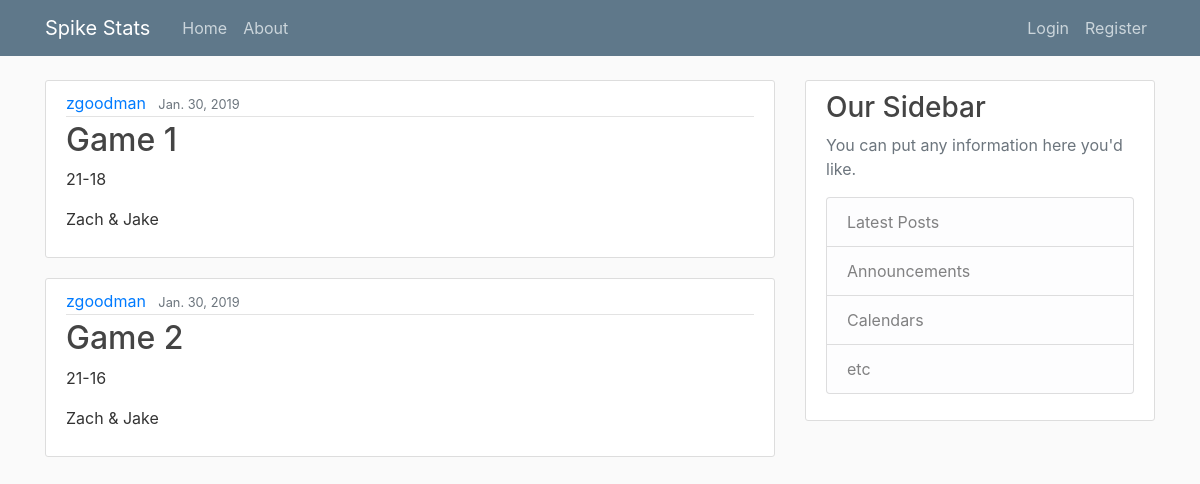
Before: / with the older database file.
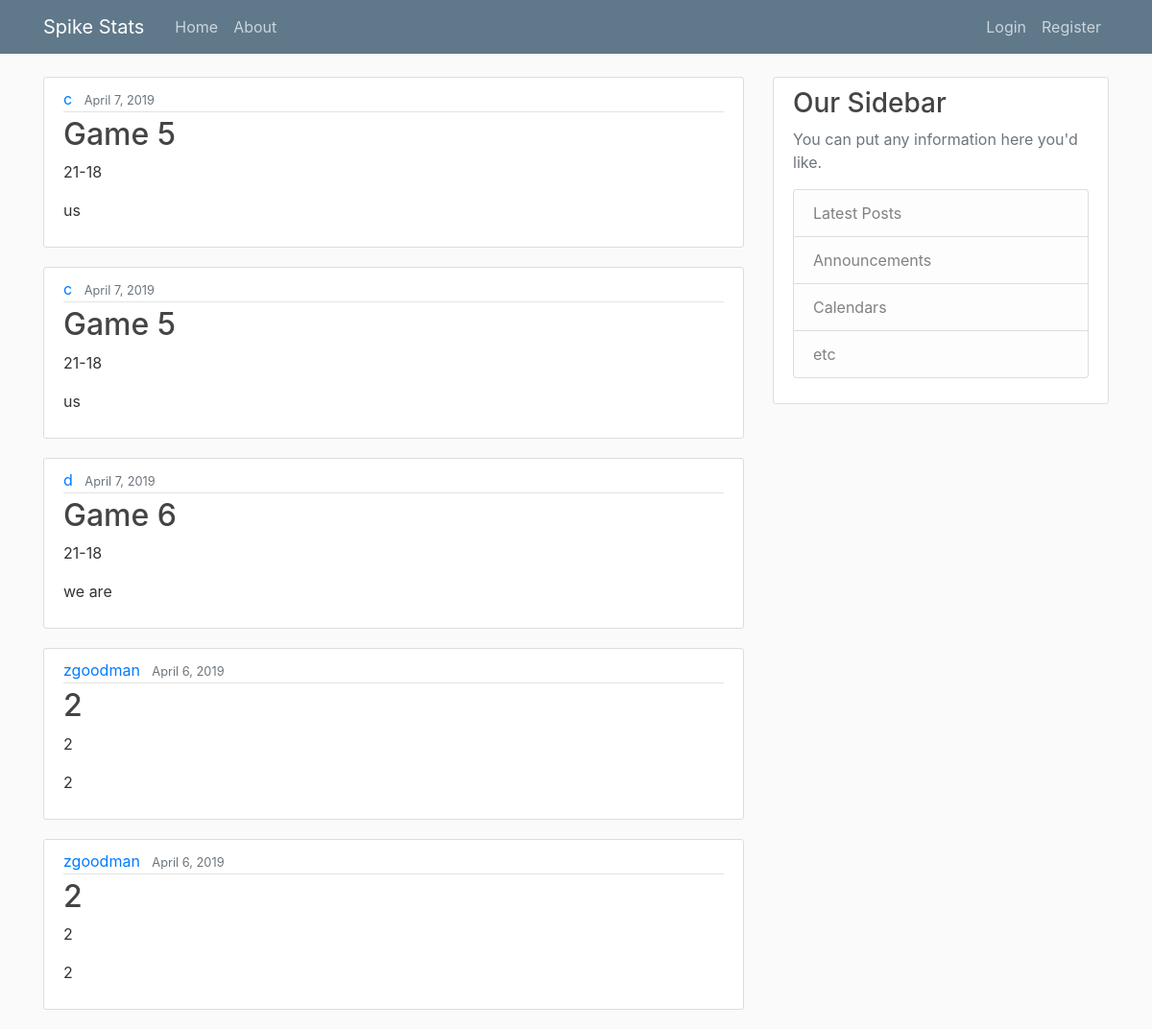
After: the same page with the newer database file.
### spike_stats/models.py (models this page shows, shortened)
class Game(models.Model):
    game = models.CharField(max_length=100, blank=True,null=True)
    score = models.CharField(max_length=10, blank=True,null=True)
    winner = models.CharField(max_length=20, default=None, blank=True,null=True)
    date_played = models.DateField(default=timezone.now)
    creator = models.ForeignKey(User, on_delete=models.CASCADE)
    player1 = models.CharField(max_length=20, blank=True,null=True)
    player2 = models.CharField(max_length=20, blank=True,null=True)
    player3 = models.CharField(max_length=20, blank=True,null=True)
    player4 = models.CharField(max_length=20, blank=True,null=True)

### spike_stats/views.py (the view)
# urls.py: path('', GameListView.as_view(), name='spike_stats-home'),
class GameListView(ListView):
    model = Game
    template_name = 'spike_stats/home.html' # <app>/<model>_<viewtype>.html
    context_object_name = 'games'
    ordering = ['-date_played'] # minus sign orders from newest to oldest
    paginate_by = 5

### spike_stats/templates/spike_stats/home.html
{% extends "spike_stats/base.html" %}
{% block content %}
    {% for game in games %}
		<article class="media content-section">
		  <div class="media-body">
		    <div class="article-metadata">
		      <a class="mr-2" href="#">{{ game.creator }}</a>
		      <small class="text-muted">{{ game.date_played }}</small>
		    </div>
		    <h2><a class="article-title" href="#">{{ game.game }}</a></h2>
				<p class="article-content">{{ game.score }}</p>
				<p class="article-content">{{ game.winner }}</p>
		  </div>
		</article>
    {% endfor %}
{% endblock content %}

Changed rows visible on the page:
no longer on this page (row unchanged): Game: creator "zgoodman", date_played "Jan. 30, 2019", game "Game 1", score "21-18", winner "Zach & Jake"
no longer on this page (row unchanged): Game: creator "zgoodman", date_played "Jan. 30, 2019", game "Game 2", score "21-16", winner "Zach & Jake"
added Game: creator "c", date_played "April 7, 2019", game "Game 5", score "21-18", winner "us"
added Game: creator "c", date_played "April 7, 2019", game "Game 5", score "21-18", winner "us"
added Game: creator "d", date_played "April 7, 2019", game "Game 6", score "21-18", winner "we are"
added Game: creator "zgoodman", date_played "April 6, 2019", game "2", score "2", winner "2"
added Game: creator "zgoodman", date_played "April 6, 2019", game "2", score "2", winner "2"
